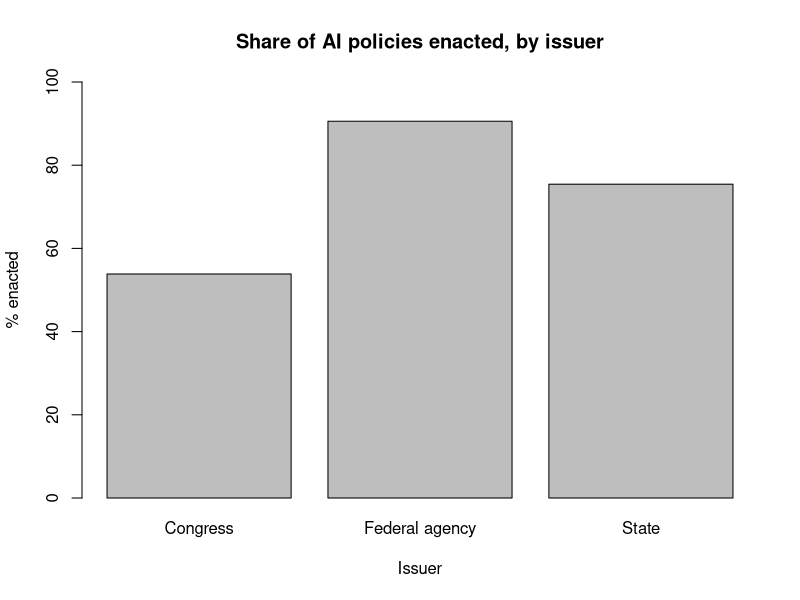
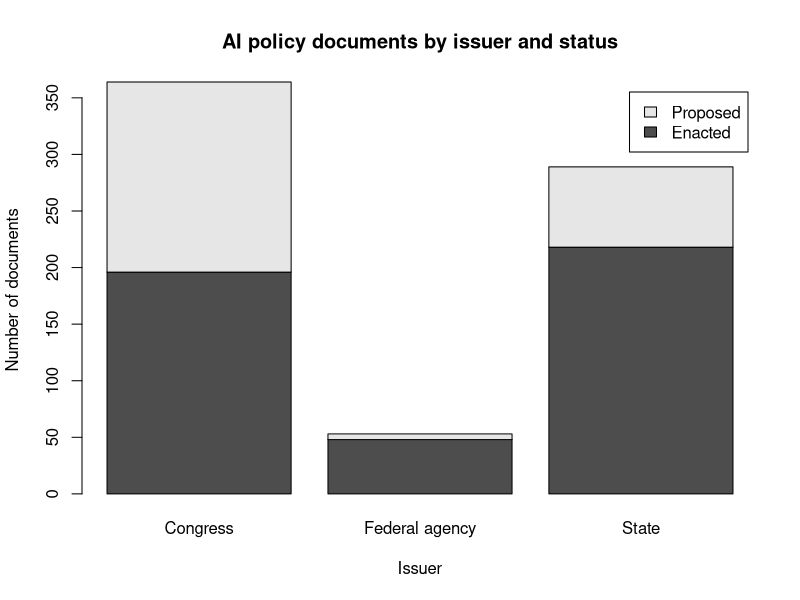
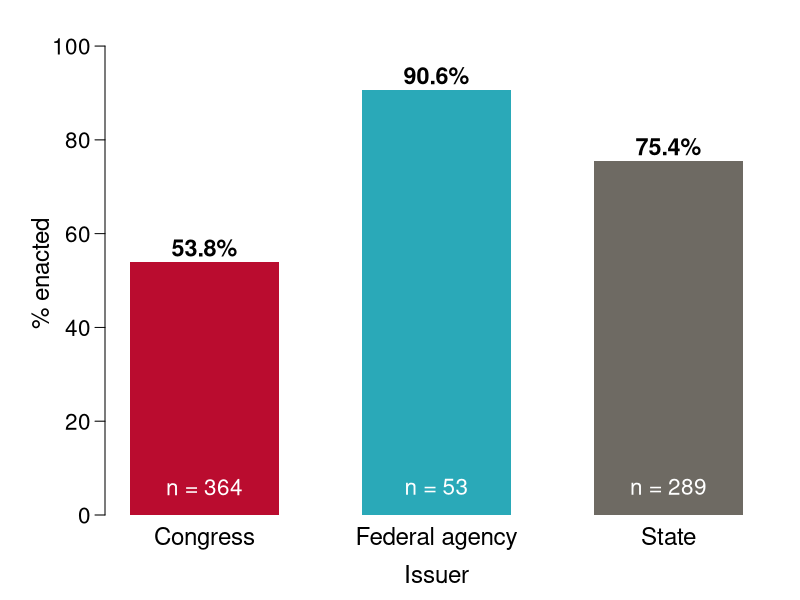
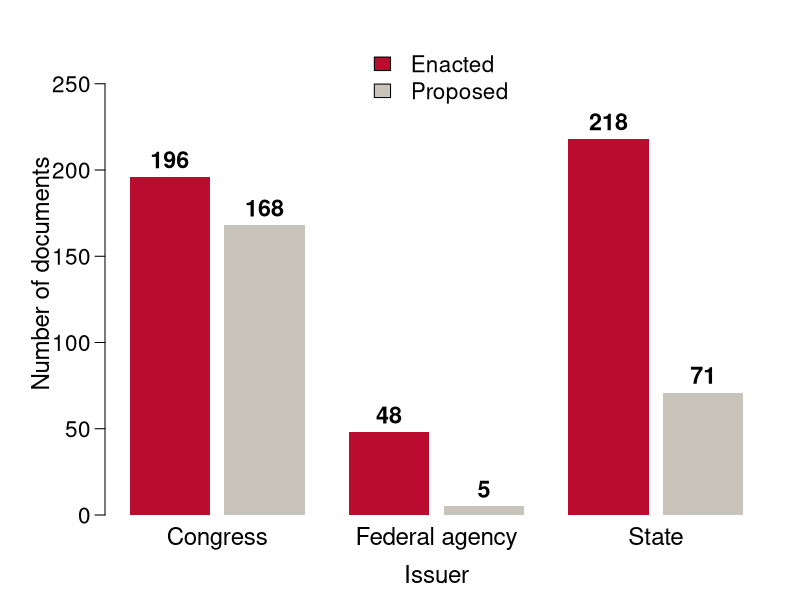
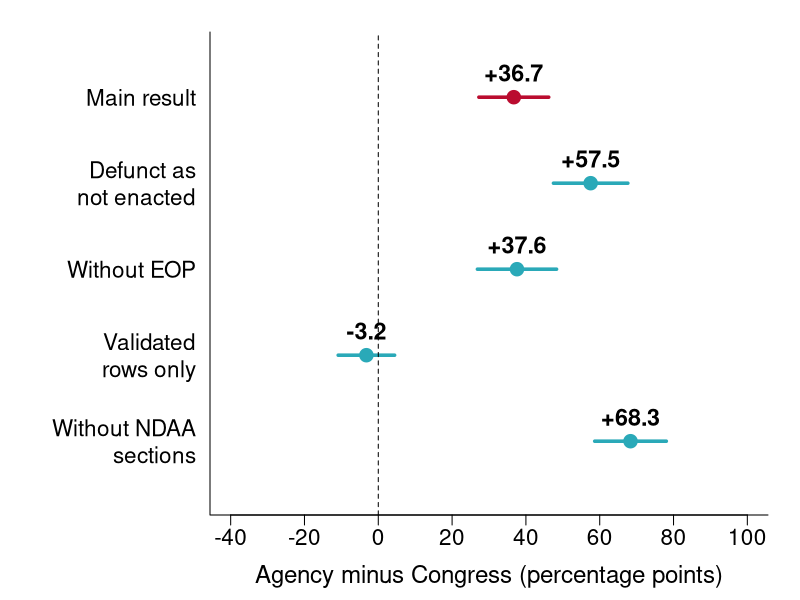

Write R code to recreate these figures, in order.
## INTL 7007 final project
## does who issues an AI policy affect whether it gets enacted?
## H1: AI policies issued by federal agencies are more likely to be enacted than AI bills proposed in Congress.
## H0: The issuing authority makes no difference to whether an AI policy is enacted.
## data: AGORA v1.32.0 (ETO), https://doi.org/10.5281/zenodo.21964209

## loading the data
documents <- read.csv("data/agora/documents.csv")
authorities <- read.csv("data/agora/authorities.csv")

head(documents[, c("Authority", "Most.recent.activity")])
dim(documents)
dim(authorities)

## View(documents)

## most recent activity
table(documents$Most.recent.activity, exclude = NULL)

## number of different authorities
dim(table(documents$Authority))

## parent group for each authority (from authorities.csv)
documents$parent <- authorities$Parent.authority[match(documents$Authority,
                                                       authorities$Name)]
sum(is.na(match(documents$Authority, authorities$Name)))
table(documents$parent, exclude = NULL)

## issuer: Congress, federal agency or state
documents$issuer <- NA
documents$issuer <- ifelse(documents$Authority == "United States Congress",
                           "Congress", documents$issuer)
documents$issuer <- ifelse(documents$parent == "Federal government" &
                           documents$Authority != "United States Congress",
                           "Federal agency", documents$issuer)
documents$issuer <- ifelse(documents$parent == "State governments",
                           "State", documents$issuer)
table(documents$issuer, exclude = NULL)

## authorities counted as federal agencies
table(documents$Authority[documents$issuer == "Federal agency"])

## keeping Congress, federal agencies and states only
issuers <- documents[!is.na(documents$issuer), ]
table(issuers$issuer, issuers$Most.recent.activity)

## dropping Defunct (DV is proposed or enacted)
policies <- issuers[issuers$Most.recent.activity != "Defunct", ]
policies$enacted <- ifelse(policies$Most.recent.activity == "Enacted", 1, 0)

## N used and dropped
nrow(documents)
nrow(documents) - nrow(issuers)
sum(issuers$Most.recent.activity == "Defunct")
nrow(policies)

## enacted and proposed by issuer
activity_counts <- table(policies$issuer, policies$Most.recent.activity)
activity_counts
sum(activity_counts)

## percentages within each issuer
100 * prop.table(activity_counts, margin = 1)

## share enacted by issuer
congress <- policies$enacted[policies$issuer == "Congress"]
agency <- policies$enacted[policies$issuer == "Federal agency"]
state <- policies$enacted[policies$issuer == "State"]

table(policies$issuer)

pct_enacted <- 100 * c("Congress" = mean(congress),
                       "Federal agency" = mean(agency),
                       "State" = mean(state))
pct_enacted

## 95% confidence intervals
## Congress
100 * (mean(congress) - 1.96 * sqrt(var(congress) / length(congress)))
100 * (mean(congress) + 1.96 * sqrt(var(congress) / length(congress)))

## federal agency
100 * (mean(agency) - 1.96 * sqrt(var(agency) / length(agency)))
100 * (mean(agency) + 1.96 * sqrt(var(agency) / length(agency)))

## state
100 * (mean(state) - 1.96 * sqrt(var(state) / length(state)))
100 * (mean(state) + 1.96 * sqrt(var(state) / length(state)))

## federal agency vs Congress
treatment <- policies[policies$issuer == "Federal agency", ]
control <- policies[policies$issuer == "Congress", ]
n_t <- nrow(treatment)
n_c <- nrow(control)

## difference in means
diff_means <- mean(treatment$enacted) - mean(control$enacted)
100 * diff_means

## standard error
se_diff <- sqrt(var(treatment$enacted) / n_t + var(control$enacted) / n_c)

## 95% confidence interval
100 * (diff_means - 1.96 * se_diff)
100 * (diff_means + 1.96 * se_diff)

## z-statistic and p-values
z_obs <- diff_means / se_diff
z_obs
2 * pnorm(-abs(z_obs))
pnorm(-z_obs)

## reject H0 at 5%?
2 * pnorm(-abs(z_obs)) < 0.05

## same comparison with lm()
two_groups <- policies[policies$issuer != "State", ]
two_groups$agency <- ifelse(two_groups$issuer == "Federal agency", 1, 0)
fit <- lm(enacted ~ agency, data = two_groups)
fit
summary(fit)$coef

## bar charts
png("figures/fig1_pct_enacted_by_issuer.png",
    width = 8, height = 5.5, units = "in", res = 300)
barplot(pct_enacted, ylim = c(0, 100),
        xlab = "Issuer", ylab = "% enacted",
        main = "Share of AI policies enacted, by issuer")
dev.off()

png("figures/fig2_counts_by_issuer.png",
    width = 8, height = 5.5, units = "in", res = 300)
barplot(t(activity_counts), legend.text = TRUE,
        xlab = "Issuer", ylab = "Number of documents",
        main = "AI policy documents by issuer and status")
dev.off()

## check 1: Defunct counted as not enacted
issuers$enacted <- ifelse(issuers$Most.recent.activity == "Enacted", 1, 0)
agency_all <- issuers$enacted[issuers$issuer == "Federal agency"]
congress_all <- issuers$enacted[issuers$issuer == "Congress"]
length(agency_all)
length(congress_all)

diff_defunct <- mean(agency_all) - mean(congress_all)
se_defunct <- sqrt(var(agency_all) / length(agency_all) +
                   var(congress_all) / length(congress_all))
100 * diff_defunct
100 * (diff_defunct - 1.96 * se_defunct)
100 * (diff_defunct + 1.96 * se_defunct)
diff_defunct / se_defunct
2 * pnorm(-abs(diff_defunct / se_defunct))

## check 2: without the Executive Office of the President
agency_no_eop <- policies$enacted[policies$issuer == "Federal agency" &
                                  policies$Authority != "Executive Office of the President"]
length(agency_no_eop)

diff_no_eop <- mean(agency_no_eop) - mean(control$enacted)
se_no_eop <- sqrt(var(agency_no_eop) / length(agency_no_eop) +
                  var(control$enacted) / n_c)
100 * diff_no_eop
100 * (diff_no_eop - 1.96 * se_no_eop)
100 * (diff_no_eop + 1.96 * se_no_eop)
diff_no_eop / se_no_eop
2 * pnorm(-abs(diff_no_eop / se_no_eop))

## check 3: validated rows only
validated <- policies[policies$Validated. == "true", ]
table(validated$issuer, validated$Most.recent.activity)

agency_val <- validated$enacted[validated$issuer == "Federal agency"]
congress_val <- validated$enacted[validated$issuer == "Congress"]
length(agency_val)
length(congress_val)

diff_val <- mean(agency_val) - mean(congress_val)
se_val <- sqrt(var(agency_val) / length(agency_val) +
               var(congress_val) / length(congress_val))
100 * diff_val
100 * (diff_val - 1.96 * se_val)
100 * (diff_val + 1.96 * se_val)
diff_val / se_val
2 * pnorm(-abs(diff_val / se_val))

## numbers for the assuming sentence
round(100 * diff_means, 1)
round(100 * (diff_means - 1.96 * se_diff), 1)
round(100 * (diff_means + 1.96 * se_diff), 1)

## check 4: without the NDAA rows
## each NDAA section is its own row, so one law can add lots of enacted rows
policies$ndaa <- ifelse(grepl("NDAA", policies$Collections), 1, 0)
table(policies$issuer, policies$ndaa)

congress_no_ndaa <- policies$enacted[policies$issuer == "Congress" &
                                     policies$ndaa == 0]
length(congress_no_ndaa)
100 * mean(congress_no_ndaa)

diff_no_ndaa <- mean(agency) - mean(congress_no_ndaa)
se_no_ndaa <- sqrt(var(agency) / length(agency) +
                   var(congress_no_ndaa) / length(congress_no_ndaa))
100 * diff_no_ndaa
100 * (diff_no_ndaa - 1.96 * se_no_ndaa)
100 * (diff_no_ndaa + 1.96 * se_no_ndaa)
diff_no_ndaa / se_no_ndaa
2 * pnorm(-abs(diff_no_ndaa / se_no_ndaa))

## check 5: lm() also holding constant whether the policy mainly applies to government
two_groups$applies_gov <- ifelse(two_groups$Primarily.applies.to.the.government == "true", 1, 0)
table(two_groups$issuer, two_groups$applies_gov)

fit_gov <- lm(enacted ~ agency + applies_gov, data = two_groups)
fit_gov
summary(fit_gov)$coef

## poster charts (bigger text, value labels, clear colours)
## titles live in the poster HTML; all three figures share a 4:3 canvas,
## the same type sizes, and the same bar width
poster_cols <- c("#BA0C2F", "#2AA9B8", "#6E6A63")
poster_par <- function(left = 1.05) {
  par(mai = c(0.85, left, 0.32, 0.32),
      mgp = c(2.6, 0.7, 0),
      bty = "l",
      family = "sans",
      cex.axis = 1.35,
      cex.lab = 1.45,
      las = 1)
}

png("figures/poster_fig1_pct_enacted.png",
    width = 9, height = 6.75, units = "in", res = 300)
poster_par()
bars <- barplot(pct_enacted, ylim = c(0, 103), col = poster_cols,
                border = NA, width = 0.8, space = 0.55,
                cex.names = 1.45,
                xlab = "Issuer", ylab = "% enacted")
text(bars, pct_enacted + 3.2,
     paste0(round(pct_enacted, 1), "%"), cex = 1.4, font = 2, xpd = TRUE)
text(bars, 6, paste0("n = ", c(length(congress), length(agency),
                               sum(policies$issuer == "State"))),
     col = "white", cex = 1.35)
dev.off()

png("figures/poster_fig2_counts.png",
    width = 9, height = 6.75, units = "in", res = 300)
poster_par()
count_bars <- barplot(t(activity_counts), beside = TRUE,
                      col = c("#BA0C2F", "#C8C4BC"), border = NA,
                      ylim = c(0, 280), width = 0.8, space = c(0.18, 0.55),
                      cex.names = 1.45,
                      xlab = "Issuer", ylab = "Number of documents",
                      legend.text = TRUE,
                      args.legend = list(x = "top", bty = "n", cex = 1.35,
                                         inset = 0.01))
text(count_bars, t(activity_counts) + 10, t(activity_counts),
     cex = 1.4, font = 2, xpd = TRUE)
dev.off()

## main result and checks with 95% CIs (check 5 has no CI here, so it is left out)
est <- 100 * c(diff_means, diff_defunct, diff_no_eop, diff_val, diff_no_ndaa)
ses <- 100 * c(se_diff, se_defunct, se_no_eop, se_val, se_no_ndaa)
labels <- c("Main result", "Defunct as\nnot enacted", "Without EOP",
            "Validated\nrows only", "Without NDAA\nsections")

png("figures/poster_fig3_checks.png",
    width = 9, height = 6.75, units = "in", res = 300)
poster_par(left = 2.1)
plot(est, 5:1, xlim = c(-40, 100), ylim = c(0.35, 5.55), pch = 19, cex = 1.8,
     col = c("#BA0C2F", rep("#2AA9B8", 4)), yaxt = "n",
     xlab = "Agency minus Congress (percentage points)", ylab = "")
segments(est - 1.96 * ses, 5:1, est + 1.96 * ses, 5:1, lwd = 3.5,
         col = c("#BA0C2F", rep("#2AA9B8", 4)))
abline(v = 0, lty = 2)
axis(2, at = 5:1, labels = labels, las = 1, cex.axis = 1.35, tick = FALSE)
text(est, 5:1 + 0.28, paste0(sprintf("%+.1f", est)), cex = 1.4, font = 2,
     xpd = TRUE)
dev.off()
